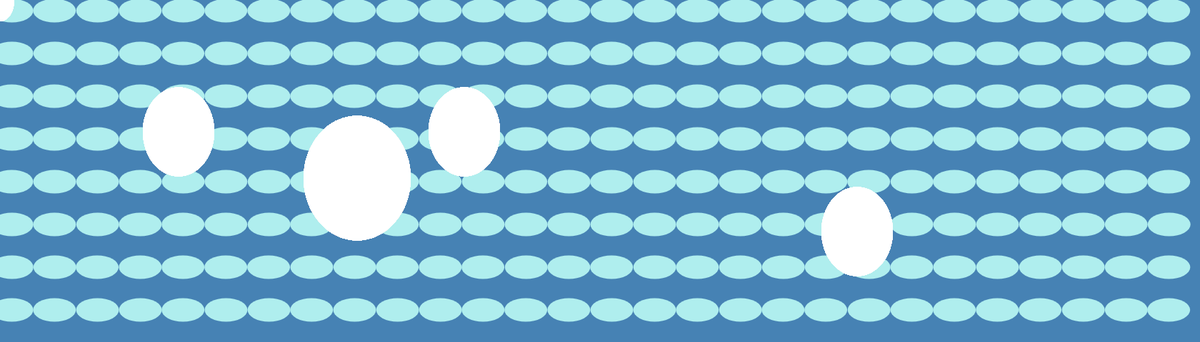
Frame 1 (no input)
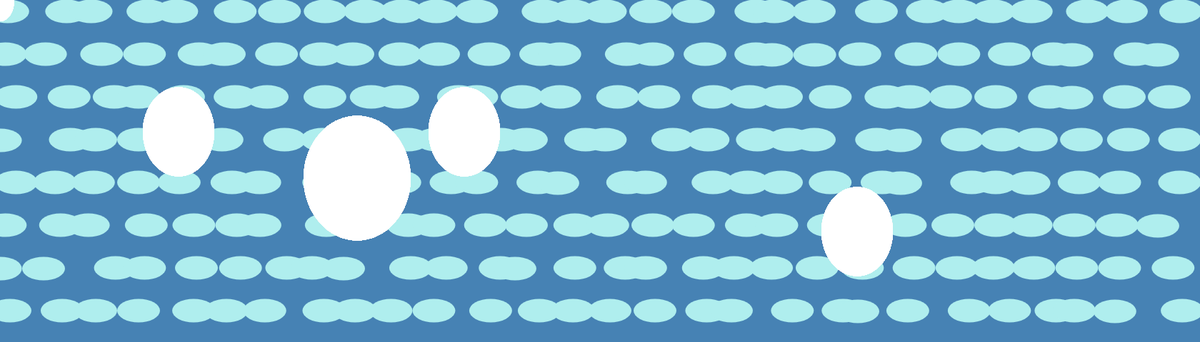
Frame 60 (no input)
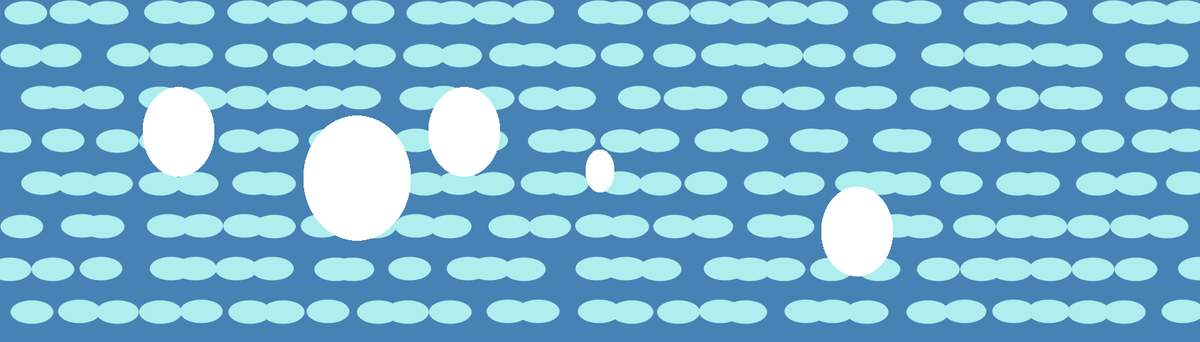
Frame 120 (the mouse pressed at the canvas centre since frame 60)

The p5.js sketch that drew these frames (run headless with seeded random() and noise() and a simulated clock; from frame 60 on, the mouse is pressed at the canvas centre):

// p5.js sketch
// ── sketch.js



class Module {
  constructor(xOff, yOff, x, y, speed, unit) {
    this.xOff = xOff;
    this.yOff = yOff;
    this.x = x;
    this.y = y;
    this.speed = speed;
    this.unit = unit;
    this.xDir = 1;
    this.yDir = 1;
  }

  // Custom method for updating the variables
  update() {
    this.x = this.x + this.speed * this.xDir;
    if (this.x >= this.unit || this.x <= 0) {
      this.xDir *= -1;
      this.x = this.x + 1 * this.xDir;
      this.y = this.y + 1 * this.yDir;
    }
    if (this.y >= this.unit || this.y <= 0) {
      this.yDir *= -1;
      this.y = this.y + 1 * this.yDir;
    }
  }

  // Custom method for drawing the object
  draw() {
    fill(175,238,238);
    ellipse(this.xOff + this.x, this.yOff + this.y, 60,33);

    fill(255);
    ellipse(250,185,100,125);
    ellipse(mouseX,mouseY,40,60);
    ellipse(650,185,100,125);
    ellipse(500,250,150,175);
    ellipse(1200,325,100,125);




  }
}

let unit = 60;
let count;
let mods = [];

function setup() {
  createCanvas(1680, 480);
  noStroke();
  let wideCount = width / unit;
  let highCount = height / unit;
  count = wideCount * highCount;

  let index = 0;
  for (let y = 0; y < highCount; y++) {
    for (let x = 0; x < wideCount; x++) {
      mods[index++] = new Module(
        x * unit,
        y * unit,
        unit / 4,
        unit / 4,
        random(1.05, 1.8),
        unit
      );
    }
  }
}

function draw() {
  background(70,130,180);


  for (let i = 0; i < count; i++) {
    mods[i].update();
    mods[i].draw();

  }
}
